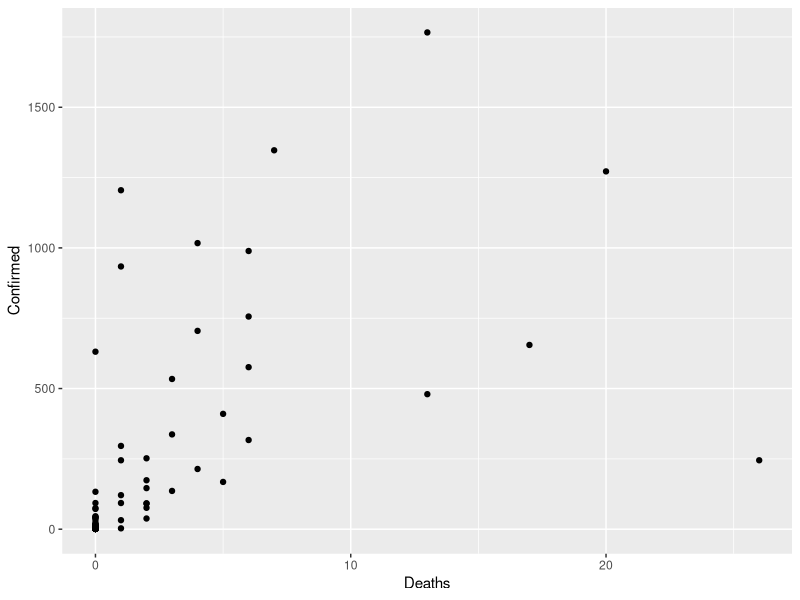
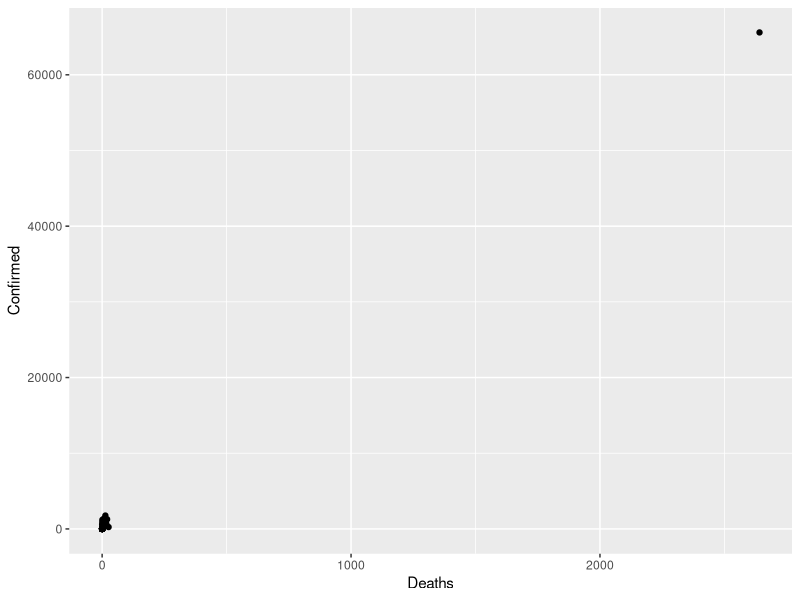

The R script that drew these images, in order:

# This clears the work environment
rm(list = ls())

# This loads the dplyr library
library(dplyr)

# This loads the ggplot2 library
library("ggplot2")

# This loads the data as a dataframe, strings are not interpreted as factors
corona_virus_data <- read.csv("data/2-27 dataset/02-27-2020.csv",
                              stringsAsFactors = FALSE)

# This is a copy of the dataframe, excluding the first row
coronva_virus_data_mod <- corona_virus_data[2:105,]

# This creates a plot of the number of deaths vs the number of confirmed cases, including Hubei, the epicenter of the disease
chart_including_hubei <- ggplot(corona_virus_data, aes(Deaths, Confirmed)) + 
  geom_point()

# This creates a plot of the number of deaths vs the number of confirmed cases, excluding Hubei, the epicenter of the disease
# The purpose of exlcuding Hubei is because the toll is so much more extreme than any other Province/City & Country that it 
# makes the data very difficult to read
chart_excluding_hubei <- ggplot(coronva_virus_data_mod, aes(Deaths, Confirmed)) + 
  geom_point()